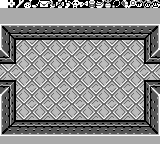

This game map was drawn from its Tiled (.tmx) file and the tilesets committed beside it. A one-line description and the full map source follow:
An orthogonal 20x18 tile map with 8x8 px tiles, 2 tile layers (bg, Tile Layer 1), 6 tilesets.

<map version="1.2" tiledversion="1.2.2" orientation="orthogonal" renderorder="right-down" width="20" height="18" tilewidth="8" tileheight="8" infinite="0" nextlayerid="3" nextobjectid="1">
 <tileset firstgid="1" source="overworld-landscape.tsx" />
 <tileset firstgid="97" source="items-2.tsx" />
 <tileset firstgid="161" source="dungeon-items.tsx" />
 <tileset firstgid="177" source="floor-j.tsx" />
 <tileset firstgid="193" source="walls-a.tsx" />
 <tileset firstgid="225" source="font.tsx" />
 <layer id="1" name="bg" width="20" height="18">
  <data encoding="csv">
77,146,147,148,149,150,151,152,153,154,145,176,174,175,138,77,77,77,77,77,
177,178,177,178,177,178,177,178,177,178,177,178,177,178,177,178,177,178,177,178,
179,180,179,180,179,180,179,180,179,180,179,180,179,180,179,180,179,180,179,180,
177,178,177,178,177,178,177,178,177,178,177,178,177,178,177,178,177,178,177,178,
179,180,179,180,179,180,179,180,179,180,179,180,179,180,179,180,179,180,179,180,
177,178,177,178,177,178,177,178,177,178,177,178,177,178,177,178,177,178,177,178,
179,180,179,180,179,180,179,180,179,180,179,180,179,180,179,180,179,180,179,180,
177,178,177,178,177,178,177,178,177,178,177,178,177,178,177,178,177,178,177,178,
179,180,179,180,179,180,179,180,179,180,179,180,179,180,179,180,179,180,179,180,
177,178,177,178,177,178,177,178,177,178,177,178,177,178,177,178,177,178,177,178,
179,180,179,180,179,180,179,180,179,180,179,180,179,180,179,180,179,180,179,180,
177,178,177,178,177,178,177,178,177,178,177,178,177,178,177,178,177,178,177,178,
179,180,179,180,179,180,179,180,179,180,179,180,179,180,179,180,179,180,179,180,
177,178,177,178,177,178,177,178,177,178,177,178,177,178,177,178,177,178,177,178,
179,180,179,180,179,180,179,180,179,180,179,180,179,180,179,180,179,180,179,180,
177,178,177,178,177,178,177,178,177,178,177,178,177,178,177,178,177,178,177,178,
179,180,179,180,179,180,179,180,179,180,179,180,179,180,179,180,179,180,179,180,
177,178,177,178,177,178,177,178,177,178,177,178,177,178,177,178,177,178,177,178
</data>
 </layer>
 <layer id="2" name="Tile Layer 1" width="20" height="18">
  <data encoding="csv">
96,359,372,373,375,360,361,362,363,365,369,370,371,374,377,378,379,366,367,368,
93,93,93,93,93,93,93,93,93,93,93,93,93,93,93,93,93,93,93,93,
93,93,93,93,93,93,93,93,93,93,93,93,93,93,93,93,93,93,93,93,
2684354755,2684354763,2684354763,2684354763,2684354763,2684354763,2684354763,2684354763,2684354763,2684354763,2684354763,2684354763,2684354763,2684354763,2684354763,2684354763,2684354763,2684354763,2684354763,3221225667,
203,2684354771,217,217,217,217,217,217,217,217,217,217,217,217,217,217,217,217,3221225683,3221225675,
203,1610612953,0,0,0,0,0,0,0,0,0,0,0,0,0,0,0,0,2684354777,3221225675,
1073742023,1610612953,0,0,0,0,0,0,0,0,0,0,0,0,0,0,0,0,2684354777,536871111,
217,3221225688,0,0,0,0,0,0,0,0,0,0,0,0,0,0,0,0,214,217,
0,0,0,0,0,0,0,0,0,0,0,0,0,0,0,0,0,0,0,0,
0,0,0,0,0,0,0,0,0,0,0,0,0,0,0,0,0,0,0,0,
3221225689,2684354776,0,0,0,0,0,0,0,0,0,0,0,0,0,0,0,0,216,3221225689,
3758096583,1610612953,0,0,0,0,0,0,0,0,0,0,0,0,0,0,0,0,2684354777,2147483847,
203,1610612953,0,0,0,0,0,0,0,0,0,0,0,0,0,0,0,0,2684354777,3221225675,
203,1610612953,0,0,0,0,0,0,0,0,0,0,0,0,0,0,0,0,2684354777,3221225675,
203,1610612953,0,0,0,0,0,0,0,0,0,0,0,0,0,0,0,0,2684354777,3221225675,
203,211,3221225689,3221225689,3221225689,3221225689,3221225689,3221225689,3221225689,3221225689,3221225689,3221225689,3221225689,3221225689,3221225689,3221225689,3221225689,3221225689,1610612947,3221225675,
195,1610612939,1610612939,1610612939,1610612939,1610612939,1610612939,1610612939,1610612939,1610612939,1610612939,1610612939,1610612939,1610612939,1610612939,1610612939,1610612939,1610612939,1610612939,1610612931,
93,93,93,93,93,93,93,93,93,93,93,93,93,93,93,93,93,93,93,93
</data>
 </layer>
</map>
